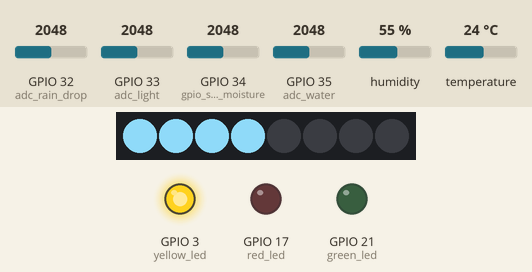
The program below on a simulated ESP32 board running MicroPython. Parts: 8 RGB LEDs in strip order, left to right, output pins drawn as LEDs (lit = HIGH). Inputs (shaded band) come from the test bench; at power-on: GPIO 35 (adc_water) = 2048, GPIO 34 (gpio_soil_moisture) = 2048, GPIO 32 (adc_rain_drop) = 2048, GPIO 33 (adc_light) = 2048, humidity 55 %, temperature 24 °C (analog values on the 0–4095 scale). WiFi joins after 1.5 s; no MQTT or app messages arrive unless stated; threads take turns every 2 ms; what the program prints to the serial console is not drawn.

Above: at 3.2 s.
3.3 s: GPIO 35 (adc_water) set to 558
At 4.1 s:
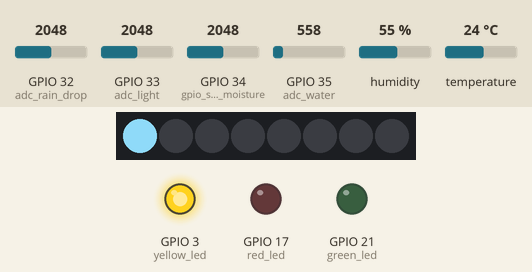
5.1 s: GPIO 35 (adc_water) set to 464
At 5.8 s:
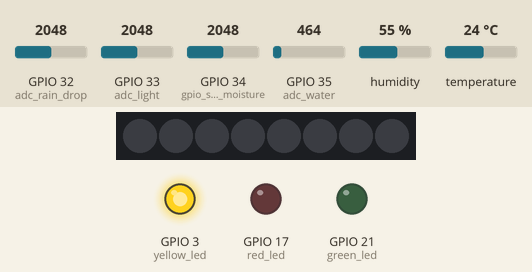
6.6 s: GPIO 34 (gpio_soil_moisture) set to 1999
At 7.5 s:
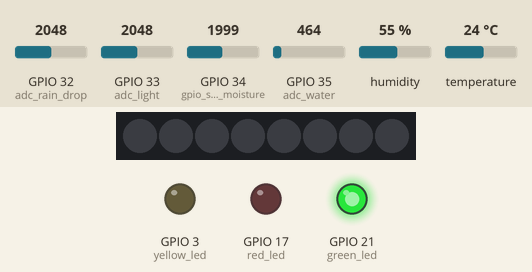
8.2 s: GPIO 34 (gpio_soil_moisture) set to 3972
At 9.2 s:
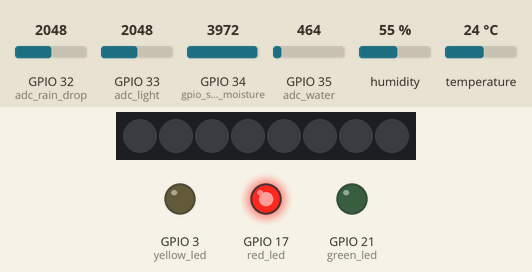
9.8 s: GPIO 35 (adc_water) set to 1228
At 10.9 s:
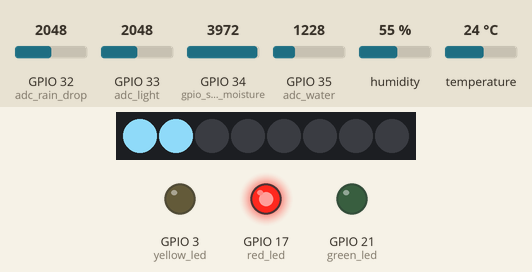
Timing chart, 0 to 12.8 s (numbered marks = the images above; inputs shaded):
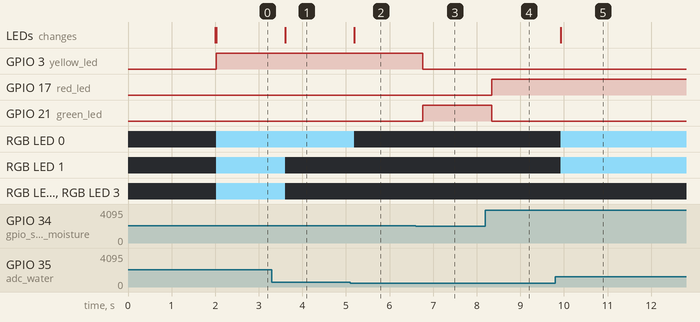

Measured:
- the behaviour switches between 512 and 511 on GPIO 35 (adc_water) (found by bisection; images 1 and 2)
- the behaviour switches between 2048 and 2047 on GPIO 34 (gpio_soil_moisture) (found by bisection; images 2 and 3)
- after the input at 3.3 s, RGB LED 1–3: RGB(135, 206, 235) → off after 0.31 s; the LEDs: change after 0.31 s (image 1)
- after the input at 5.1 s, RGB LED 0: RGB(135, 206, 235) → off after 0.09 s; the LEDs: change after 0.09 s (image 2)
- after the input at 6.6 s, GPIO 3 (yellow_led): HIGH → LOW after 0.17 s; GPIO 21 (green_led): LOW → HIGH after 0.17 s
- after the input at 8.2 s, GPIO 17 (red_led): LOW → HIGH after 0.15 s; GPIO 21 (green_led): HIGH → LOW after 0.15 s
- after the input at 9.8 s, RGB LED 0, RGB LED 1: off → RGB(135, 206, 235) after 0.13 s; the LEDs: change after 0.13 s (image 5)

The program:

main.py
```python
import _thread
import utime
from machine import Pin, ADC
import dht, neopixel
from umqtt.simple import MQTTClient
import ujson

# MQTT設置
mq_server = "broker.mqttgo.io"
mq_id = "mqpub_abcdef"
mq_topic_pub = "ntub/jacobian/status"
mq_topic_sub = "ntub/jacobian/command"
mq_user = "my_name"
mq_pwd = "my_password"

# DHT 空氣溫溼度
gpio_dht = 10
dht_sensor = dht.DHT11(Pin(gpio_dht))

# 土壤濕度感測器設定
gpio_soil_moisture = 34
adc = ADC(Pin(gpio_soil_moisture))
adc.atten(ADC.ATTN_11DB)  # 配置 ADC 的衰減

max_dry = 4095
min_wet = 0

# 水位感測器設定
gpio_water_level = 35
adc_water = ADC(Pin(gpio_water_level))
adc_water.atten(ADC.ATTN_11DB)

# 水位感測器的最大和最小讀數
max_water_level_reading = 4095  # 水位感測器的最大讀數
min_water_level_reading = 0     # 水位感測器的最小讀數
max_water_level_cm = 3.5  # 最大水位高度

# 計算轉換因子
conversion_factor = max_water_level_cm / max_water_level_reading

# 光源感測器設定
gpio_light_sensor = 33
adc_light = ADC(Pin(gpio_light_sensor))
adc_light.atten(ADC.ATTN_11DB)

max_light_reading = 4095  # 最暗的讀數
min_light_reading = 0     # 最亮的讀數


# 雨滴感測器設定
gpio_rain_drop = 32
adc_rain_drop = ADC(Pin(gpio_rain_drop))
adc_rain_drop.atten(ADC.ATTN_11DB)


# 紅綠燈設定腳位
red_led = Pin(17, Pin.OUT)
yellow_led = Pin(3, Pin.OUT)
green_led = Pin(21, Pin.OUT)


# 初始化LED
pin = Pin(15, Pin.OUT)
num_leds = 8
np = neopixel.NeoPixel(pin, num_leds)


# 水泵腳位
pump_pin = Pin(5)

# mqClient
mqClient = MQTTClient(mq_id, mq_server, user=mq_user, password=mq_pwd)


# MQTT 消息處理函數
def on_message(topic, msg):
    print("Received message:", topic, msg)
    try:
        data = ujson.loads(msg)
        if data['pump'] == 'on':
            pump_pin.init(Pin.OUT)#開啟馬達
        elif data['pump'] == 'off':
            pump_pin.init(Pin.IN) #關閉馬達
    except Exception as e:
        print("Error:", e)


# 處理MQTT訊息的線程
def mqtt_thread():
    global mqClient
    mqClient.set_callback(on_message)

    while True:
        try:
            mqClient.connect()
            mqClient.subscribe(mq_topic_sub)
            print("Connected to MQTT and subscribed to topic: {}".format(mq_topic_sub))
            break
        except Exception as e:
            print("Failed to connect to MQTT server:", e)
            utime.sleep(3)

    while True:
        mqClient.check_msg()
        utime.sleep(0.5)


# 處理傳感器數據的線程
def sensor_thread():
    while True:
        try:
            global mqClient

            # 讀取 DHT 感測器
            dht_sensor.measure()
            temp = dht_sensor.temperature()
            hum = dht_sensor.humidity()

            # 讀取土壤濕度感測器
            soil_moisture = adc.read()
            soil_moisture = 100 * (max_dry - soil_moisture) / (max_dry - min_wet)

            # 讀取水位感測器
            water_level_raw = adc_water.read()
            water_level_cm = water_level_raw * conversion_factor

            # 計算水位百分比
            water_level_percentage = 100 * (water_level_raw - min_water_level_reading) / (max_water_level_reading - min_water_level_reading)

            # 讀取光源感測器
            light_intensity = adc_light.read()
             # 計算光照強度百分比
            light_percentage = 100 * (max_light_reading - light_intensity) / (max_light_reading - min_light_reading)

            # 讀取雨滴感測器
            rain_drop_reading = adc_rain_drop.read()

            # 紅綠燈控制
            if soil_moisture > 50:
                green_led.on()
                red_led.off()
                yellow_led.off()
            elif soil_moisture >= 25:
                yellow_led.on()
                green_led.off()
                red_led.off()
            else:
                red_led.on()
                green_led.off()
                yellow_led.off()

            # 點亮的LED
            num_active_leds = min(int(water_level_cm / max_water_level_cm * num_leds), num_leds)

            for i in range(num_active_leds):
                np[i] = (135, 206, 235)

            for i in range(num_active_leds, num_leds):
                np[i] = (0, 0, 0)

            np.write()

            # 整合所有數據
            data = ujson.dumps({
                "temperature": temp,
                "humidity": hum,
                "soil_moisture": int(soil_moisture),
                "water_level_cm": round(water_level_cm, 1),
                "water_level_percentage": int(water_level_percentage),
                "light_percentage": int(light_percentage),
                "rain_drop": rain_drop_reading
            })
            mqClient.publish(mq_topic_pub, data)
            print("Sent data:", data)
        except OSError as e:
            print("Failed to read sensors.", e)

        utime.sleep(0.5)  # 暫停 0.5 秒

# 啟動MQTT處理線程
_thread.start_new_thread(mqtt_thread, ())

# 啟動傳感器數據處理線程
_thread.start_new_thread(sensor_thread, ())

# 主線程可以進行其他任務或保持空閒
while True:
    utime.sleep(5)
```

boot.py
```python
import network
import utime

wifi_ssid = "..."
wifi_password = "..."

wifi = network.WLAN(network.STA_IF)

try:
    wifi.active(False)
    wifi.active(True)
    wifi.connect(wifi_ssid, wifi_password)
    print("開始連接WiFi")
    for i in range(20):
        print("嘗試於{}秒內連接WiFi".format(i))
        utime.sleep(1)
        if wifi.isconnected():
            break
    if wifi.isconnected():
        print("WiFi連接成功！")
        print("網路配置=", wifi.ifconfig())
    else:
        print("WiFi連接錯誤")
except Exception as e:
    print(e)
```
